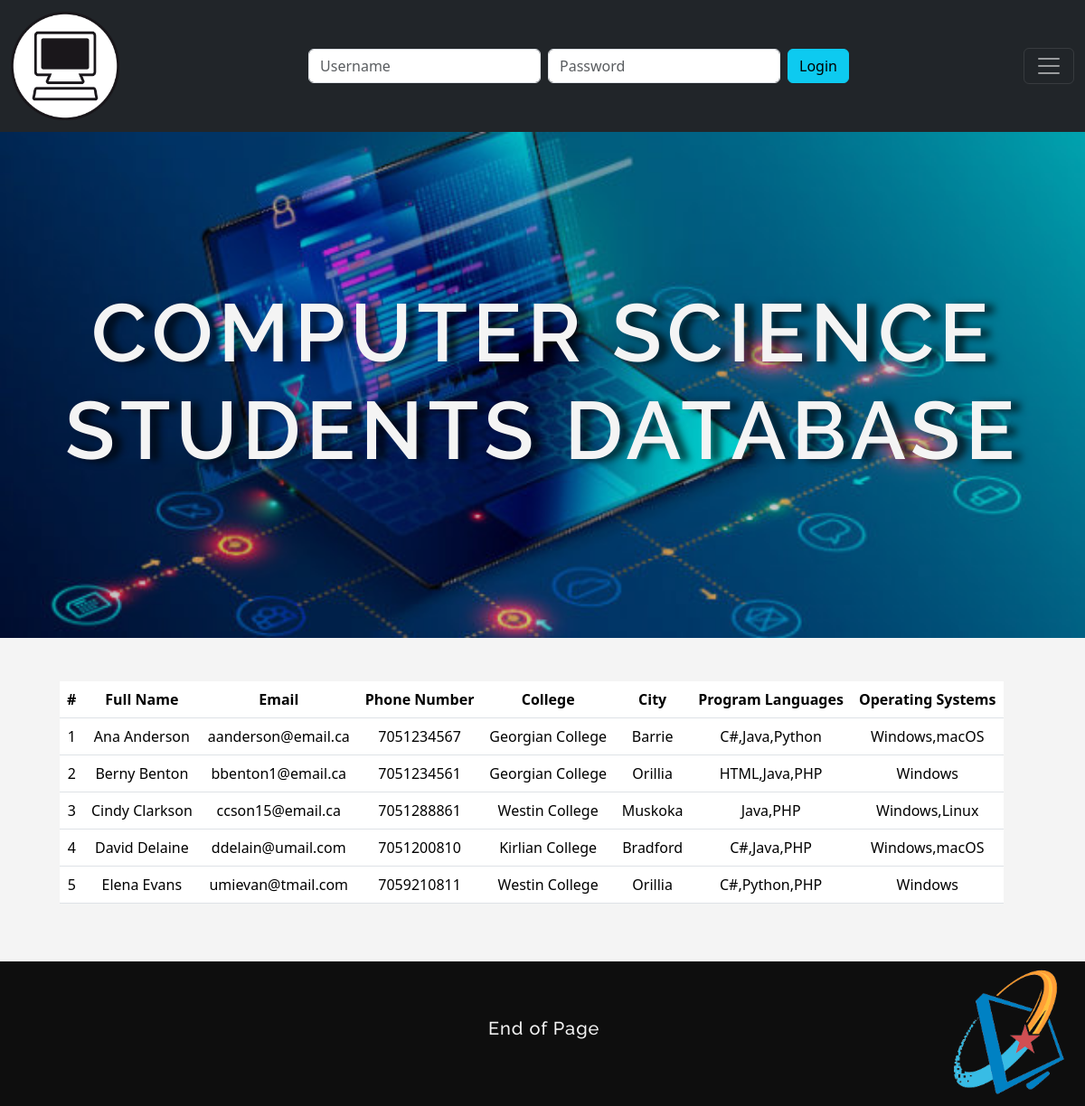
The page /viewcontent.php on the database its author committed.
### tables this page shows
CREATE table phppeople1(
                          ID int not null auto_increment,
                          fname varchar (200),
                          lname varchar (200),
                          email varchar (200),
                          phoneNumber varchar (200),
                          college varchar (200),
                          city varchar (200),
                          programLanguages  varchar (300),
                          operatingSystems  varchar (300),
                          primary key (ID)
);

### viewcontent.php (the view, shortened to what this page needs)
<?php
  require './templates/header.php';
?>
<section class="masthead2">
    <div>
        <h1>COMPUTER SCIENCE STUDENTS DATABASE</h1>
    </div>
</section>
<main class="container">
    <div class="row">
        <table class="table">
            <tr>
                <th>#</th>
                <th>Full Name</th>
                <th>Email</th>
                <th>Phone Number</th>
                <th>College</th>
                <th>City</th>
                <th>Program Languages</th>
                <th>Operating Systems</th>
            </tr>
            <?php
            require './inc/database.php';
            $sql1 = "SELECT * FROM phppeople1";
            $result = $conexion->query($sql1);
            foreach ($result as $row)
            {
                ?>
                <tr>
                    <td><?php echo $row['ID']; ?></td>
                    <td><?php echo $row['fname']." ".$row['lname']; ?></td>
                    <td><?php echo $row['email']; ?></td>
                    <td><?php echo $row['phoneNumber']; ?></td>
                    <td><?php echo $row['college']; ?></td>
                    <td><?php echo $row['city']; ?></td>
                    <td><?php echo $row['programLanguages']; ?></td>
                    <td><?php echo $row['operatingSystems']; ?></td>
                </tr>
                <?php
            }
            ?>
        </table>
    </div>
</main>
<?php
require './templates/footer.php';
?>

### templates/header.php (shortened to what this page needs)
<!DOCTYPE html>
<html lang="en">
<head>
    <link href="https://cdn.jsdelivr.net/npm/bootstrap@5.3.2/dist/css/bootstrap.min.css" rel="stylesheet">
    <link rel="stylesheet" href="./css/style.css">
    <link rel="stylesheet" href="https://pro.fontawesome.com/releases/v5.10.0/css/all.css"/>
</head>
<body>
<header>
    <nav class="navbar navbar-dark bg-dark">
        <div class="container-fluid">
            <a class="navbar-brand" href="index.php"><img src="./img/logo.png" alt="logo"></a>
            <form class="d-flex" action="./inc/validate.php" method="post">
                <input class="form-control me-2" name="usernameAD" type="text" placeholder="Username" required>
                <input class="form-control me-2" name="passwordAD" type="password" placeholder="Password" required>
                <input class="btn btn-info" type="submit" value="Login">
            </form>
            <button class="navbar-toggler" type="button" data-bs-toggle="collapse" data-bs-target="#navbarSupportedContent" aria-controls="navbarSupportedContent" aria-expanded="false" aria-label="Toggle navigation">
                <span class="navbar-toggler-icon"></span>
            </button>
        </div>
    </nav>
</header>

### templates/footer.php
<footer>
    <div>
        <h5>End of Page</h5>
    </div>
    <div>
        <a href="#"><img src="./img/logo_footer.png" alt="logo_footer"></a>
    </div>
</footer>
</body>
</html>

### css/style.css (style rules this page uses)
.navbar-brand img { height: 120px; width: auto; }
body { background-color:#f4f4f4; }
h1 { color:#f4f4f4; font-family: 'Raleway',sans-serif; font-size: 90px; font-weight: 600; letter-spacing: 6px; text-align: center; text-shadow: 10px 2px 8px rgba(0,0,0,0.7); }
main { justify-content: center; text-align: center; background-color: #f4f4f4; }
.masthead2 { height: 70vh; width: 100%; background-image: url('../img/masthead_two.jpg'); background-size: cover; }
.masthead2 div { width: 100%; height: 100%; background-color: rgba(0, 0, 0, 0.2); display: flex; align-items: center; justify-content: center; }
.row { width: 100%; }
footer { background-color: #0e0e0e; height: 160px; display: flex; }
footer > div { align-items: center; justify-content: center; }
h5 { font-family: 'Raleway',sans-serif; font-size: 20px; color: #f4f4f4; align-items: center; justify-content: center; margin-top: 50%; letter-spacing: 1px; }
footer div:nth-child(1) { margin-left: 45%; }
footer div:nth-child(2) { margin-left: auto; height: 160px; }
footer div:nth-child(2) img { width: auto; height: 100%; }
.container { padding: 4%; }

### rows shown on the page
phppeople1: ID "1", fname "Ana", lname "Anderson", email "aanderson@email.ca", phoneNumber "7051234567", college "Georgian College", city "Barrie", programLanguages "C#,Java,Python", operatingSystems "Windows,macOS"
phppeople1: ID "2", fname "Berny", lname "Benton", email "bbenton1@email.ca", phoneNumber "7051234561", college "Georgian College", city "Orillia", programLanguages "HTML,Java,PHP", operatingSystems "Windows"
phppeople1: ID "3", fname "Cindy", lname "Clarkson", email "ccson15@email.ca", phoneNumber "7051288861", college "Westin College", city "Muskoka", programLanguages "Java,PHP", operatingSystems "Windows,Linux"
phppeople1: ID "4", fname "David", lname "Delaine", email "ddelain@umail.com", phoneNumber "7051200810", college "Kirlian College", city "Bradford", programLanguages "C#,Java,PHP", operatingSystems "Windows,macOS"
phppeople1: ID "5", fname "Elena", lname "Evans", email "umievan@tmail.com", phoneNumber "7059210811", college "Westin College", city "Orillia", programLanguages "C#,Python,PHP", operatingSystems "Windows"
